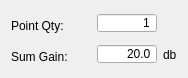
          <widget class="QWidget" name="layoutWidget4">
           <property name="geometry">
            <rect>
             <x>20</x>
             <y>403</y>
             <width>181</width>
             <height>58</height>
            </rect>
           </property>
           <layout class="QGridLayout" name="gridLayout">
            <item row="0" column="0">
             <widget class="QLabel" name="LabelPointQty">
              <property name="sizePolicy">
               <sizepolicy hsizetype="Fixed" vsizetype="Fixed">
                <horstretch>0</horstretch>
                <verstretch>0</verstretch>
               </sizepolicy>
              </property>
              <property name="minimumSize">
               <size>
                <width>80</width>
                <height>25</height>
               </size>
              </property>
              <property name="maximumSize">
               <size>
                <width>70</width>
                <height>20</height>
               </size>
              </property>
              <property name="text">
               <string>Point Qty:</string>
              </property>
             </widget>
            </item>
            <item row="0" column="1">
             <widget class="QSpinBox" name="ValuePointQty">
              <property name="sizePolicy">
               <sizepolicy hsizetype="Minimum" vsizetype="Fixed">
                <horstretch>0</horstretch>
                <verstretch>0</verstretch>
               </sizepolicy>
              </property>
              <property name="minimumSize">
               <size>
                <width>50</width>
                <height>20</height>
               </size>
              </property>
              <property name="maximumSize">
               <size>
                <width>16777215</width>
                <height>20</height>
               </size>
              </property>
              <property name="alignment">
               <set>Qt::AlignRight|Qt::AlignTrailing|Qt::AlignVCenter</set>
              </property>
              <property name="buttonSymbols">
               <enum>QAbstractSpinBox::NoButtons</enum>
              </property>
              <property name="minimum">
               <number>1</number>
              </property>
              <property name="maximum">
               <number>8192</number>
              </property>
             </widget>
            </item>
            <item row="1" column="0">
             <widget class="QLabel" name="LabelSumGain">
              <property name="sizePolicy">
               <sizepolicy hsizetype="Fixed" vsizetype="Fixed">
                <horstretch>0</horstretch>
                <verstretch>0</verstretch>
               </sizepolicy>
              </property>
              <property name="minimumSize">
               <size>
                <width>80</width>
                <height>25</height>
               </size>
              </property>
              <property name="maximumSize">
               <size>
                <width>75</width>
                <height>20</height>
               </size>
              </property>
              <property name="text">
               <string>Sum Gain:</string>
              </property>
             </widget>
            </item>
            <item row="1" column="1">
             <widget class="QDoubleSpinBox" name="ValueSumGain">
              <property name="sizePolicy">
               <sizepolicy hsizetype="Fixed" vsizetype="Fixed">
                <horstretch>0</horstretch>
                <verstretch>0</verstretch>
               </sizepolicy>
              </property>
              <property name="minimumSize">
               <size>
                <width>60</width>
                <height>20</height>
               </size>
              </property>
              <property name="maximumSize">
               <size>
                <width>60</width>
                <height>20</height>
               </size>
              </property>
              <property name="alignment">
               <set>Qt::AlignRight|Qt::AlignTrailing|Qt::AlignVCenter</set>
              </property>
              <property name="buttonSymbols">
               <enum>QAbstractSpinBox::NoButtons</enum>
              </property>
              <property name="decimals">
               <number>1</number>
              </property>
              <property name="minimum">
               <double>20.000000000000000</double>
              </property>
              <property name="maximum">
               <double>48.000000000000000</double>
              </property>
             </widget>
            </item>
            <item row="1" column="2">
             <widget class="QLabel" name="LabelSumGainUnit">
              <property name="text">
               <string>db</string>
              </property>
             </widget>
            </item>
           </layout>
          </widget>
